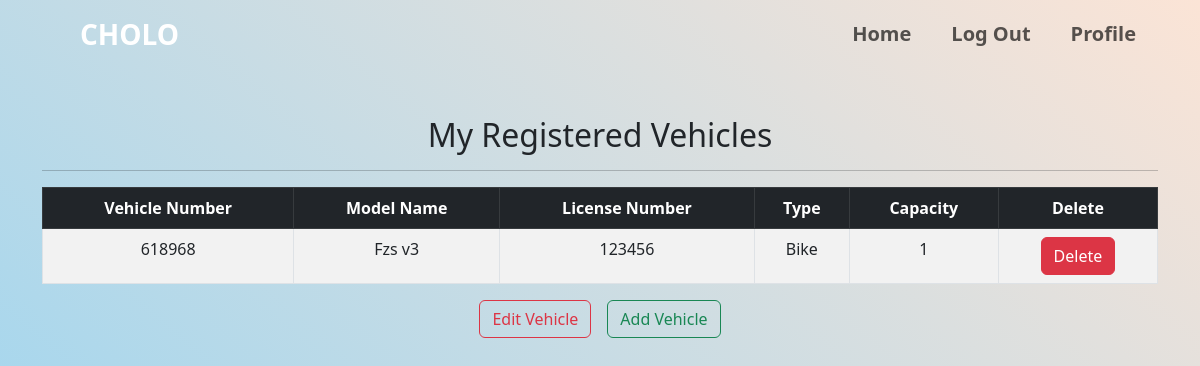
Screenshot of /frontend/vehicle_list.php (signed in) with the database file from the repository.
### tables this page shows
CREATE TABLE Private_Vehicle (
    Vehicle_Type VARCHAR(20),
    Model_Name VARCHAR(50),
    Vehicle_Number VARCHAR(20) PRIMARY KEY,
    License_Number VARCHAR(30),
    Capacity INT,
    Owner_ID VARCHAR(20),
    FOREIGN KEY (Owner_ID) REFERENCES User(Student_ID)
);

### frontend/vehicle_list.php (the view, shortened to what this page needs)
<?php
include 'connection.php';
$user_id = $_SESSION["User_ID"];
$sql = "SELECT * FROM private_vehicle WHERE owner_id = ?";
$stmt = $conn->prepare($sql);
$stmt->bind_param("s", $user_id);
$stmt->execute();
$result = $stmt->get_result();
$vehicles = [];
while ($row = $result->fetch_assoc()) {
    $vehicles[] = $row;
}
?>
<!DOCTYPE html>
<html lang="en">
<head>
    <link href="https://cdn.jsdelivr.net/npm/bootstrap@5.3.0/dist/css/bootstrap.min.css" rel="stylesheet">
</head>
<body>
     <div class=" ps-3 pe-3">
     <nav class="navbar navbar-expand-lg">
          <a class="navbar-brand fw-bolder fs-3" href="../backend/landing_page.php" style="color:white; margin-left: 4rem;">CHOLO</a>
          <div class="collapse navbar-collapse me-3" id="navbarSupportedContent">
            <ul class="navbar-nav mb-2 mb-lg-0 ms-auto  ">
              <li class="nav-item pe-4 fs-5 fw-bold ">
                <a class="nav-link " aria-current="page" href="../backend/landing_page.php">Home</a>
              </li>
              <li class="nav-item pe-4 fs-5 fw-bold">
                <a class="nav-link " href="../backend/logout.php">Log Out</a>
              </li>
              <li class="nav-item pe-4 fs-5 fw-bold">
                <a class="nav-link " href="../backend/profile.php">Profile</a>
              </li>
            </ul>
          </div>
        </nav>
        </div>
<div class="container mt-5">
    <h2 class="text-center">My Registered Vehicles</h2>
    <hr>
    <?php if (count($vehicles) > 0): ?>
        <table class="table table-bordered text-center table-hover table-striped ">
            <thead class="table-dark">
                <tr>
                    <th>Vehicle Number</th>
                    <th>Model Name</th>
                    <th>License Number</th>
                    <th>Type</th>
                    <th>Capacity</th>
                    <th>Delete</th>
                </tr>
            </thead>
            <tbody>
                <?php foreach ($vehicles as $v): ?>
                    <tr>
                        <td><?= htmlspecialchars($v['Vehicle_Number']) ?></td>
                        <td><?= htmlspecialchars($v['Model_Name']) ?></td>
                        <td><?= htmlspecialchars($v['License_Number']) ?></td>
                        <td><?= htmlspecialchars($v['Vehicle_Type']) ?></td>
                        <td><?= htmlspecialchars($v['Capacity']) ?></td>
                        <td><form method="POST" action="delete_vehicle.php" onsubmit="return confirm('Are you sure you want to delete this vehicle?');">
                            <button type="submit" class="btn btn-danger">Delete</button>
                        </form>
                    </td>
                    </tr>
                <?php endforeach ?>
            </tbody>
        </table>
<div class="d-flex flex-row justify-content-center mt-3 ">
    <a href="edit_vehicle.php" class="btn btn-outline-danger me-3">Edit Vehicle</a>
        <a href="add_vehicle.php" class="btn btn-outline-success ">Add Vehicle</a>
        </div>
    <?php endif ?>
</div>
</body>
</html>

### frontend/vehicle_list.php (style rules this page uses)
body { background-image: linear-gradient(220deg, #fbe4d6 0%, #8fd3f4); background-attachment: fixed; }

### rows the page displays
private_vehicle: Vehicle_Number "618968", Model_Name "Fzs v3", License_Number "123456", Vehicle_Type "Bike", Capacity "1"
